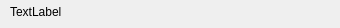
<?xml version="1.0" encoding="UTF-8"?>
<ui version="4.0">
 <class>LabelWidget</class>
 <widget class="QWidget" name="LabelWidget">
  <property name="geometry">
   <rect>
    <x>0</x>
    <y>0</y>
    <width>340</width>
    <height>28</height>
   </rect>
  </property>
  <property name="sizePolicy">
   <sizepolicy hsizetype="Expanding" vsizetype="Preferred">
    <horstretch>0</horstretch>
    <verstretch>0</verstretch>
   </sizepolicy>
  </property>
  <property name="minimumSize">
   <size>
    <width>340</width>
    <height>28</height>
   </size>
  </property>
  <property name="maximumSize">
   <size>
    <width>16777215</width>
    <height>28</height>
   </size>
  </property>
  <property name="windowTitle">
   <string>Form</string>
  </property>
  <widget class="QLabel" name="label">
   <property name="geometry">
    <rect>
     <x>10</x>
     <y>3</y>
     <width>321</width>
     <height>17</height>
    </rect>
   </property>
   <property name="sizePolicy">
    <sizepolicy hsizetype="Expanding" vsizetype="Preferred">
     <horstretch>0</horstretch>
     <verstretch>0</verstretch>
    </sizepolicy>
   </property>
   <property name="text">
    <string>TextLabel</string>
   </property>
  </widget>
 </widget>
 <resources/>
 <connections/>
</ui>
